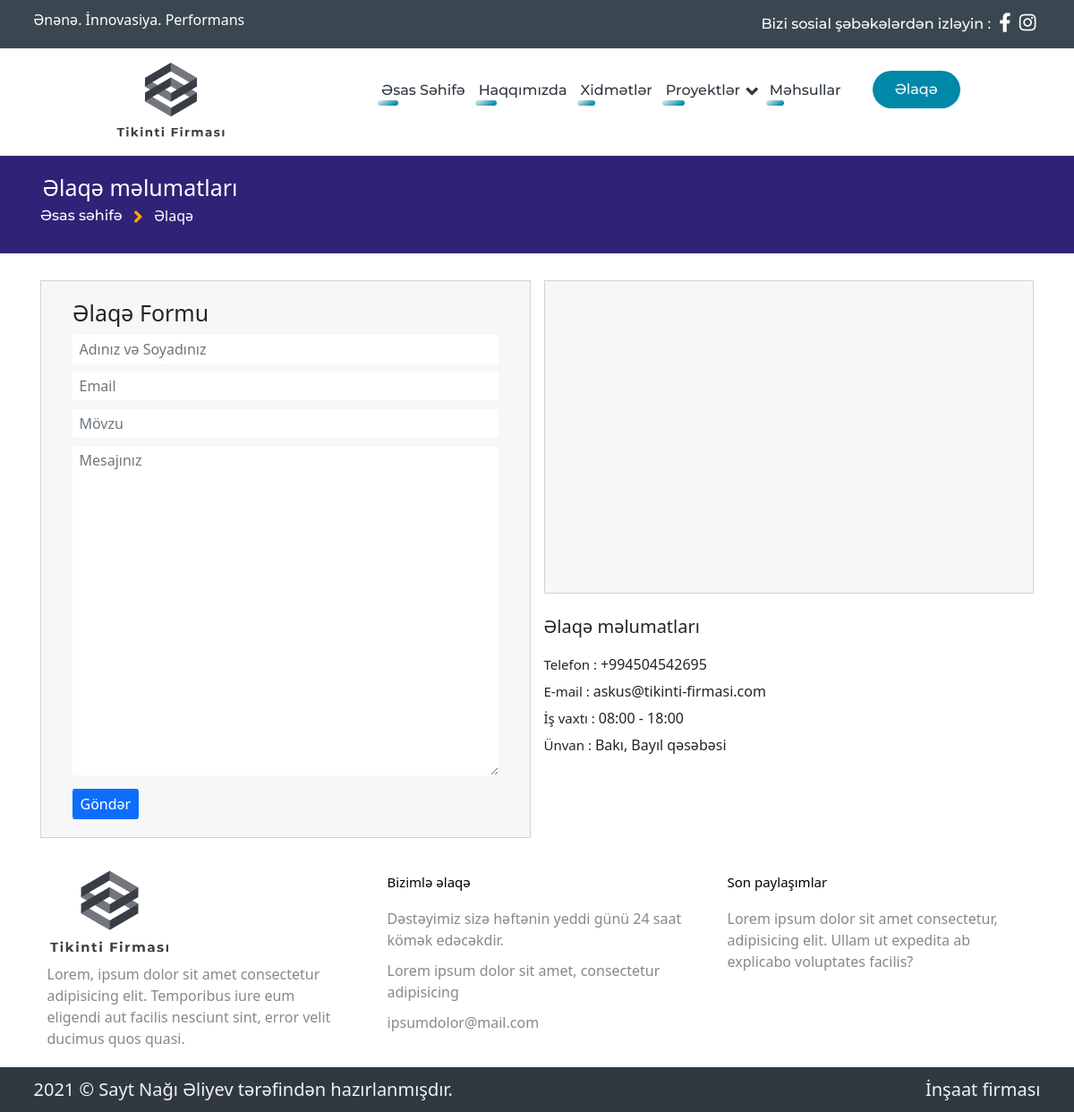
Screenshot of /contacts with the database file from the repository.
### app/models.py (models this page shows)
class ContactInformation(db.Model):
    id = db.Column(db.Integer, primary_key=True)
    telephone = db.Column(db.String(100))
    e_mail = db.Column(db.String(100))
    working_time = db.Column(db.String(100))
    location = db.Column(db.String(100))
    gm_location = db.Column(db.String(100))

### view/routes.py (the view)
@view.route("/contacts")
def main_contacts():
    from app.models import ContactInformation
    data = ContactInformation.query.get(1)
    return render_template('view/contacts.html', data = data)

### view/templates/view/contacts.html (shortened to what this page needs)
{% extends "view/base.html" %}
{% block navBar %}
<div id="navbar">
    <div class="container">
        <div class="nav-items">
            <img class="logo" src="/view/static/view/img/logo_transparent2.png" alt="">
            <ul class="nav-links d-flex justify-content-end bootstrap-off">
                <li>
                    <div class="link-container">
                        <a class="bootstrap-off" href="/">Əsas Səhifə</a>
                        <div class="bg"></div>
                    </div>
                </li>
                <li>
                    <div class="link-container">
                        <a class="bootstrap-off" href="/about">Haqqımızda</a>
                        <div class="bg"></div>
                    </div>
                </li>
                <li>
                    <div class="link-container">
                        <a class="bootstrap-off" href="/services">Xidmətlər</a>
                        <div class="bg"></div>
                    </div>
                </li>
                <li class="dd-effect">
                    <div class="link-container">
                        <a class="bootstrap-off" href="#">Proyektlər</a>
                        <div class="down-icon"><i class="fas fa-angle-down fa-lg"></i></div>
                        <div class="bg"></div>
                    </div>
                </li>
                <li>
                    <div class="link-container">
                        <a class="bootstrap-off" href="/products">Məhsullar</a>
                        <div class="bg"></div>
                    </div>
                </li>
            </ul>
            <a class="cta" href="/contacts"><button class=" text-light my-4">Əlaqə</button></a>
        </div>
    </div>
</div>
{% endblock %}
{% block page %}
<section id="contacts-content">
    <div class="head">
        <div class="container">
            <h2>Əlaqə məlumatları</h2>
            <div class="location">
                <a href="/">Əsas səhifə</a>
                <i class="fas fa-angle-right fa-lg"></i>
                <p>Əlaqə</p>
            </div>
        </div>
    </div>
    <div class="container">
        <div class="row my-3r">
            <div class="col-6">
                <div class="contact-form my-7">
                    <div class="container">
                        <h1>Əlaqə Formu</h1>
                            <form action="/contacts/send_message" method="POST">
                                <div class="form-group my-3">
                                    <input type="text" class="form-control mt-2" name="name" placeholder="Adınız və Soyadınız">
                                </div>
                                <div class="form-group my-3">
                                  <input type="email" class="form-control  mt-2" name="email" placeholder="Email">
                                </div>
                                <div class="form-group my-3">
                                    <input type="text" class="form-control mt-2" name="subject" placeholder="Mövzu">
                                </div>
                                <div class="form-group">
                                    <textarea name="message" class="form-control mb-3" name="message" cols="30" rows="15" placeholder="Mesajınız"></textarea>
                                </div>
                                <button type="submit" class="btn btn-primary mt-2">Göndər</button>
                              </form>
                        </div>
                    </div>
            </div>
            <div class="col-6">
                <div class="map">
                    <iframe src="{{data.gm_location}}"  style="border:0;" allowfullscreen="" loading="lazy"></iframe>
                </div>
                <div class="contact-data ">
                    <h2 class="data-title">
                        Əlaqə məlumatları
                    </h2>
                    <div class="sub-items">
                        <h4 class="d-inline">Telefon : </h4> {{data.telephone}}
                    </div>
                    <div class="sub-items">
                        <h4 class="d-inline">E-mail : </h4> {{data.e_mail}}
                    </div><div class="sub-items">
                        <h4 class="d-inline">İş vaxtı : </h4> {{data.working_time}}
                    </div><div class="sub-items">
                        <h4 class="d-inline">Ünvan : </h4> {{data.location}}
                    </div>
                </div></div>
        </div>
    </div>
</section>
{% endblock %}

### view/static/view/css/style.css (style rules this page uses)
ul li { padding-left: 0px!important; }
#navbar { position: fixed; width: 100%; background: #fff; font-size: 1.6rem; padding: 10px 10%; z-index: 15; }
#navbar .logo { cursor: pointer; margin-right: auto; }
#navbar img { height: 100px; }
#navbar .nav-items { display: flex; justify-content: flex-end; }
#navbar .nav-links { padding: 25px 0px; list-style: none; }
#navbar .nav-links li { display: inline-block; padding: 0px 15px; position: relative; transition: all 0.5s ease; }
#navbar .nav-links li a { transition: all 0.3s ease 0s; }
#navbar .nav-links li .link-container { position: relative; display: inline-block; }
#navbar .nav-links li .bg { position: absolute; bottom: -5px; left: -4px; border-radius: 50px; width: 25%; height: 25%; z-index: 0; background-image: linear-gradient(147deg, #edf0f1 0%, #0088a9 85%); transition: all .5s; }
#navbar button { margin-left: 20px; padding: 9px 25px; color: #fff; background-color: #0088a9; border: none; border-radius: 50px; cursor: pointer; transition: all 0.3s ease 0s; }
#navbar li, #navbar a, #navbar button { color: #303841; }
.down-icon { display: inline-block; transform: translate(2px, 3px); color: #303841; }
#contacts-content { padding-top: 120px; font-size: 1.6rem; }
#contacts-content .head { padding: 20px 0px; color: #fff; background: #302277; }
#contacts-content .head h2 { padding: 0px 10px; font-size: 2.5rem; }
#contacts-content .head .location { display: flex; }
#contacts-content .head .location i { color: orange; padding: 5px 5px; }
#contacts-content .head .location a { padding: 0px 7.5px; color: #fff; }
#contacts-content .head .location p { padding: 0px 7.5px; }
#contacts-content .form-control, #contacts-content .btn { font-size: 1.6rem !important; }
#contacts-content .form-control { border: none; }
#contacts-content .my-3r { margin: 3rem 0px; }
#contacts-content .contact-form { border: 1px solid lightgray; background: #f7f7f7; padding: 20px; }
#contacts-content .map { border: 1px solid lightgray; height: 350px; width: 100%; background: #f7f7f7; }
#contacts-content .map iframe { width: 100%; height: 100%; }
#contacts-content .contact-data { padding: 1.5rem 0; }
#contacts-content .contact-data .data-title { padding: 1rem 0; }
#contacts-content .contact-data .sub-items { padding: 0.3rem 0; }
* { box-sizing: border-box; margin: 0; padding: 0; transition: all 0.4s ease; }
html { font-size: 10px; }
body { font-family: 'lato', sans-serif; font-size: 1.6rem; line-height: 1.5; background-color: #EEEEEE; }
li, a, button { font-family: "Montserrat", sans-serif; font-weight: 500; text-decoration: none !important; }
a { cursor: pointer; }
.bootstrap-off { margin: 0; padding: 0; border: 0; font-size: 1.6rem; font: inherit; vertical-align: baseline; text-decoration: none; }
ul { list-style: none; }

### rows the page displays
ContactInformation: telephone "+994504542695", e_mail "askus@tikinti-firmasi.com", working_time "08:00 - 18:00", location "Bakı, Bayıl qəsəbəsi"
